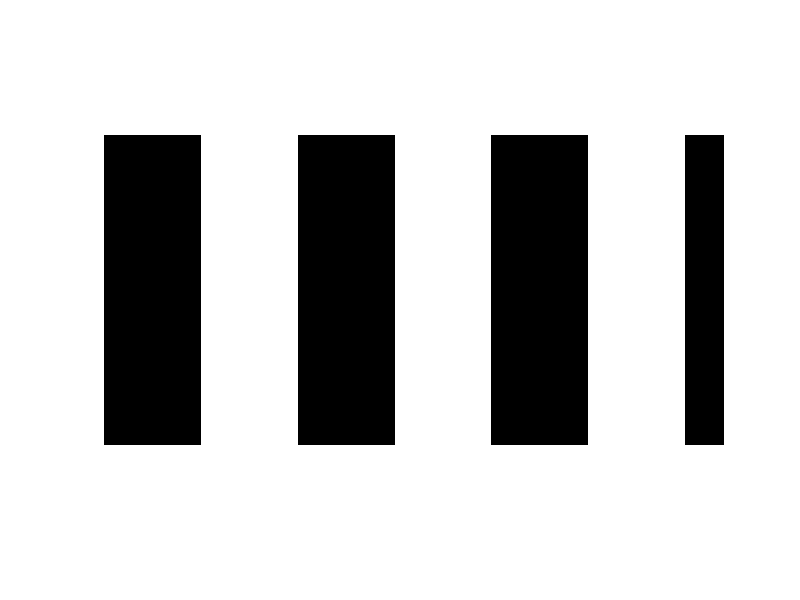
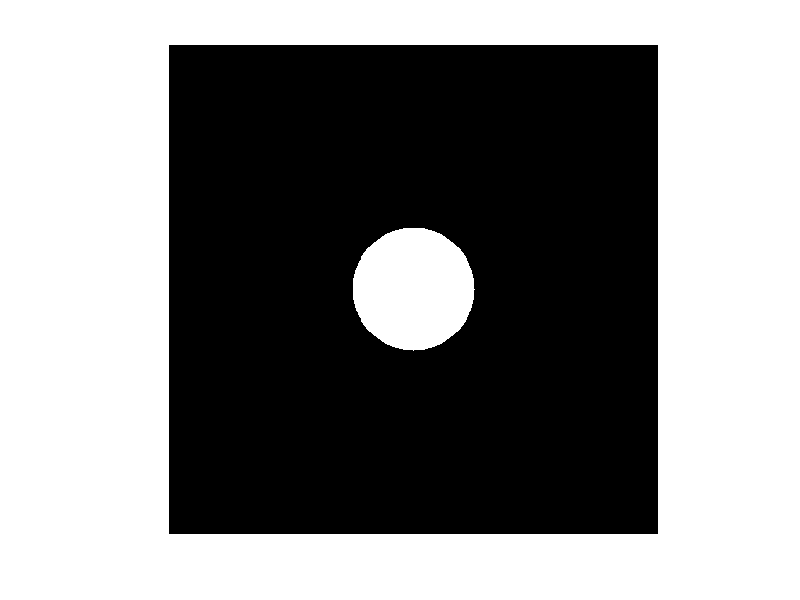

Write the MATLAB code that produced these figures, in order. (Note: this script raises an error after producing the figures.)
clear all;

%% Question 1: Image I/O 

function show_images(extension) 
    file_list = dir(extension);
    [file_number, tmp] = size(file_list);

    for i = 1:file_number 
        im = imread(file_list(i).name);
        figure;
        imshow(im);
    end
end

% im_1 = imread('cargo.jpg');
% im_2 = imread('Circle.png');
% im_3 = imread('imagex.bmp');

%show_images('*.png')
%show_images('*.jpg')
%show_images('*.bmp')

%% Question 2: Greyscale

im = ones(50, 100);
for i = 1:50
    for j = 1:100
        im(i,j) = im(i,j) * j/100;
    end
end

im(22:28,:) = ones(7, 100) * 0.5;
imshow(im)

%% Question 3: Geometric shapes and patterns

height = 512;
width = 1024;
stripe_width = 160;

function im_striped = vertical_stripes(width, height, stripe_width)
    im_striped = ones(height, width);
    for i = 1:2*stripe_width:width
        % avoid the image from expanding
        end_index = i+stripe_width-1;
        if end_index > width
            stripe_width = stripe_width - (end_index - width);
            end_index = width;
        end
        % draw the stripes
        im_striped(:,i:end_index) = zeros(height, stripe_width);
    end
end

imshow(vertical_stripes(width, height, stripe_width));

function im_striped = horizontal_stripes(width, height, stripe_width)
    im_striped = ones(height, width);
    for i = 1:2*stripe_width:height
        % avoid the image from expanding
        end_index = i+stripe_width-1;
        if end_index > height
            stripe_width = stripe_width - (end_index - height);
            end_index = height;
        end
        % draw the stripes
        im_striped(i:end_index,:) = zeros(stripe_width, width);
    end
end

figure
imshow(horizontal_stripes(width, height, stripe_width));

%% rectangle
function image = rectangle(width, height, rect_width, rect_height)
    image = zeros(height, width);
    rect = ones(rect_height, rect_width);
    start_height = floor((height - rect_height) / 2) + 1;
    start_width = floor((width - rect_width) /  2) + 1;

    image(start_height:start_height+rect_height-1, start_width:start_width+rect_width-1) = rect;
end

imshow(rectangle(1024, 512, 128, 64))

%% Circle
function image = circle(width, height, radius)
    image = zeros(height, width);

    circle = zeros(2*radius, 2*radius);
    for i = 1:2*radius
        for j = 1:2*radius
            if (i - radius).^2 + (j - radius).^2 <= radius.^2
                circle(i, j) = 1;
            end
        end
    end
    
    start_height = floor((height - 2 * radius) / 2) + 1;
    start_width = floor((width - 2 * radius) /  2) + 1;
    image(start_height:start_height+2*radius-1, start_width:start_width+2*radius-1) = circle;
end

imshow(circle(512, 512, 64))

%% Question 4: RGB colour coding
function r_image = filter_r(image)
    r_image = image;
    r_image(:, :, 2:3) = 0; 
end
function g_image = filter_g(image)
    g_image = image;
    g_image(:, :, [1, 3]) = 0; 
end
function b_image = filter_b(image)
    b_image = image;
    b_image(:, :, 1:2) = 0; 
end

image_names = {"Teinte.jpg", "oeil.jpg", "cargo.jpg", "CoulAdd.jpg"};
figure
for j =1:length(image_names)
    image = imread(image_names{j});
    images = {image, filter_r(image), filter_g(image), filter_b(image)};
    for i = 1:4
        subplot(4,4,i+4*(j-1))
        imshow(images{i})
    end
end

%% Question 5: French flag
flag = zeros(200, 300, 3);
flag(:, 1:100, 3) = 1;
flag(:, 101:200, :) = 1;
flag(:, 201:301, 1) = 1;

imshow(flag)

%% Question 6: HSV colour coding
clc, clear all
width = 256; 
height = 256;
image = zeros(height, width, 3);
H = linspace(0, 1, width);
S = linspace(0, 1, height);
for i = 1:height
    image(i, :, 1) = H;
end
for i = 1:width
    image(:, i, 2) = S;
end
image(:,:,3) = 1;

imshow(hsv2rgb(image))

%% Question 7: RGB to grayscale conversion


%% Question 8: Isolation of beach
clc
RGB = imread("SpainBeach.jpg");
HSV = rgb2hsv(RGB);
HSV_filtered = HSV;
mask = HSV_filtered(:,:,1) > 0.05 & HSV_filtered(:,:,1) < 0.06;
%HSV_filtered(mask)
subplot(2,1,1)
imshow(mask)
subplot(2,1,2)
imshow(RGB)

RGB_filtered = hsv2rgb(HSV_filtered);
% imshow(RGB_filtered);

%% Question 9: Histograms

%% Question 10: Mysterious .bmp files

%% Question 11: Blur and Edge filtering

%% Question 12: Isolation of stars